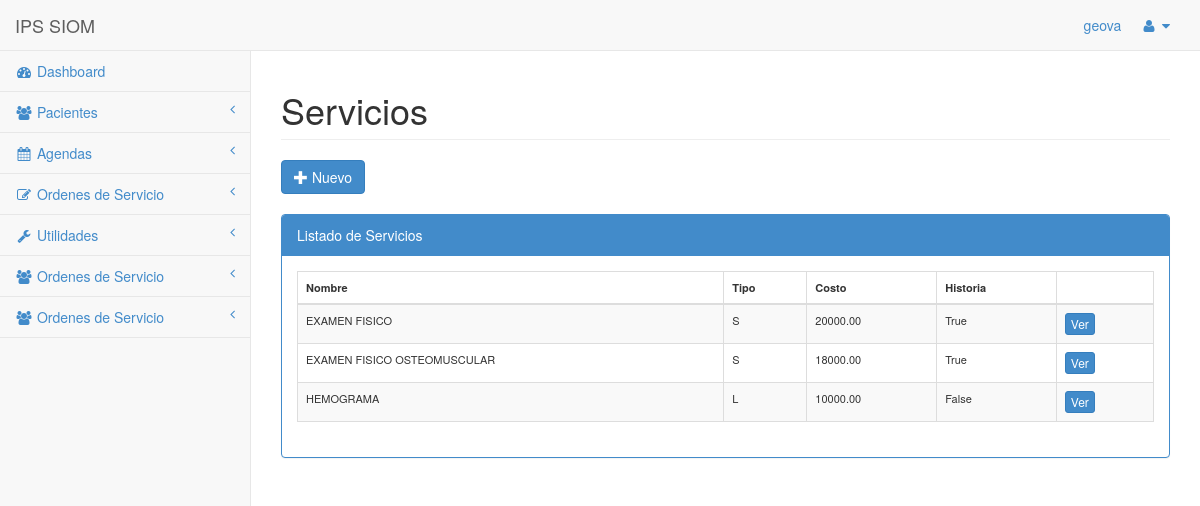
The page /servicios/ (signed in) on the database its author committed.
### mysite/apps/parametros/models.py (models this page shows, shortened)
class servicios(models.Model):
	opciones = (
		('S', 'Servicio'),
		('L', 'Laboratorio'),
    )
	nombre = models.CharField(max_length=100)
	tipo   = models.CharField(max_length=1, choices=opciones, default='S', verbose_name='Tipo')
	costo = models.DecimalField(max_digits=10, decimal_places=2,verbose_name='Valor Unitario')
	historia = models.BooleanField(default=False)

### mysite/apps/parametros/views.py (the view)
# urls.py: url(r'^servicios/$','servicios_view',name='vista_servicios'),
@login_required(login_url=URL_LOGIN)
def servicios_view(request):
	lista_servicios = servicios.objects.all().order_by('nombre') # Select * from ventas_productos where status = True
	ctx = {'servicios':lista_servicios}
	return render_to_response('home/servicios.html',ctx,context_instance=RequestContext(request))

### mysite/templates/home/servicios.html (shortened to what this page needs)
{% extends 'home/base.html' %}
{%block content %}
<div class="row">
	<div class="col-lg-12">
	    <h1 class="page-header">Servicios</h1>
	</div>
</div>
{% if user.is_authenticated and user.is_staff %}
	<a href="{% url "vista_agregar_procedimiento" %}" class="btn btn-primary"><i class="glyphicon glyphicon-plus"></i> Nuevo</a><br><br>
{% endif %}
<div class="row">
  <div class="col-lg-12">
	{% if servicios %}
		<div class="panel panel-primary">
		    <div class="panel-heading">
		        Listado de Servicios
		    </div>
		    <div class="panel-body">
		        <div class="table-responsive">
		            <table class="table table-striped table-bordered table-hover" id="dataTables-example">
			    	<thead>
				        <tr>
				          <th>Nombre</th>
				          <th>Tipo</th>
				          <th>Costo</th>
				          <th>Historia</th>
				          <th></th>
				        </tr>
			        </thead>
			        <tbody>
			    	{% for p in servicios %}
			 		<tr id="tr{{p.id}}">
						<td>{{ p.nombre}}</td>
						<td>{{ p.tipo }}</td>
						<td>{{ p.costo }}</td>
						<td>{{ p.historia }}</td>
						<td><a class="btn btn-primary btn-xs" href="/edit/procedimientos/{{p.id}}/">  Ver </a></td>
					</tr>
					{% endfor %}
					</tbody>
		    		</table>
		    	</div>
		    </div>
		</div>
	{% else %}
	<h2>No existen Procedimientos</h2>
	{% endif %}
	</div>
</div>
{% endblock %}

### mysite/templates/home/base.html (shortened to what this page needs)
<!DOCTYPE html>
<html>
<head>
    <link href="/static/css/bootstrap.min.css" rel="stylesheet">
    <link href="/static/font-awesome/css/font-awesome.css" rel="stylesheet">
    <link href="/static/css/redmond/jquery-ui-1.10.4.custom.css" rel="stylesheet">
    <link href="/static/css/geova.css" rel="stylesheet">
    <link href='/static/css/fullcalendar.css' rel='stylesheet' />
    <link href='/static/css/fullcalendar.print.css' rel='stylesheet' media='print' />
    <link href="/static/css/plugins/dataTables/dataTables.bootstrap.css" rel="stylesheet">
    <link href="/static/css/plugins/dataTables/dataTables.tableTools.css" rel="stylesheet">
    <link href="/static/css/select2.css" rel="stylesheet">
    <link href="/static/css/select2-bootstrap.css" rel="stylesheet">
    <link href="/static/css/sb-admin.css" rel="stylesheet">
</head>
<body>
    <div id="wrapper">
        <nav class="navbar navbar-default navbar-fixed-top" role="navigation" style="margin-bottom: 0">
            <div class="navbar-header">
                <a class="navbar-brand" href="/">IPS SIOM</a>
            </div>
            <ul class="nav navbar-top-links navbar-right">
                <a href="#">{{user}}</a>
                <li class="dropdown">
                    <a class="dropdown-toggle" data-toggle="dropdown" href="#">
                        <i class="fa fa-user fa-fw"></i>  <i class="fa fa-caret-down"></i>
                    </a>
                </li>
            </ul>
            <div class="navbar-default navbar-static-side" role="navigation">
                <div class="sidebar-collapse">
                    <ul class="nav" id="side-menu">
                        {% if perms.home.es_administrador or perms.home.es_coordinador_plataforma or perms.home.es_coordinador_endoscopia or perms.home.es_auxiliar_plataforma or perms.home.es_auxiliar_endoscopia %}
                        <li>
                            <a href="/"><i class="fa fa-dashboard fa-fw"></i> Dashboard</a>
                        </li>
                        <li>
                            <a href="#"><i class="fa fa-users fa-fw"></i> Pacientes<span class="fa arrow"></span></a>
                        </li>
                        {% endif %}
                        {% if perms.home.es_administrador or perms.home.es_coordinador_plataforma or perms.home.es_coordinador_endoscopia or perms.home.es_auxiliar_plataforma or perms.home.es_auxiliar_endoscopia or perms.home.es_doctor %}
                        <li>
                            <a href="#"><i class="fa fa-calendar fa-fw"></i> Agendas<span class="fa arrow"></span></a>
                        </li>
                        {% endif %}
                        {% if perms.home.es_administrador or perms.home.es_coordinador_plataforma or perms.home.es_coordinador_endoscopia or perms.home.es_auxiliar_plataforma or perms.home.es_auxiliar_endoscopia %}
                        <li>
                            <a href="#"><i class="fa fa-edit fa-fw"></i> Ordenes de Servicio<span class="fa arrow"></span></a>
                        </li>
                        {% endif %}
                        {% if user.is_staff or perms.home.es_administrador %}
                        <li>
                            <a href="#"><i class="fa fa-wrench fa-fw"></i> Utilidades<span class="fa arrow"></span></a>
                        </li>
                        {% endif %}
                        {% if perms.home.es_coordinador_general %}
                            <li>
                                <a href="#"><i class="fa fa-users fa-fw"></i> Ordenes de Servicio<span class="fa arrow"></span></a>
                            </li>
                        {% endif %}
                        {% if perms.home.es_auxiliar_contabilidad %}
                            <li>
                                <a href="#"><i class="fa fa-users fa-fw"></i> Ordenes de Servicio<span class="fa arrow"></span></a>
                            </li>
                        {% endif %}
                    </ul>
                </div>
            </div>
        </nav>
        <div id="page-wrapper">
            {% block content %}
            {% endblock %}
        </div>
    </div>
</body>
</html>

### mysite/static/static/css/geova.css (style rules this page uses)
table { font-size:11px; }

### mysite/static/static/css/sb-admin.css (style rules this page uses)
body { background-color: #f8f8f8; padding-top: 100px; }
@media (min-width:768px) { body { padding-top: 50px; } }
#wrapper { width: 100%; }
#page-wrapper { padding: 0 15px; min-height: 568px; background-color: #fff; }
@media (min-width:768px) { #page-wrapper { position: inherit; margin: 0 0 0 250px; padding: 0 30px; min-height: 1300px; border-left: 1px solid #e7e7e7; } }
.navbar-static-side ul li { border-bottom: 1px solid #e7e7e7; }
.navbar-top-links li { display: inline-block; }
.navbar-top-links li:last-child { margin-right: 15px; }
.navbar-top-links li a { padding: 15px; min-height: 50px; }
.arrow { float: right; }
.fa.arrow:before { content: "\f104"; }
@media (min-width:768px) { .navbar-static-side { z-index: 1; position: absolute; width: 250px; margin-top: 51px; } }

### mysite/static/static/css/fullcalendar.print.css (style rules this page uses)
th, td, hr, thead, tbody, .fc-row { border-color: #ccc !important; background: #fff !important; }

### rows shown on the page
servicios: nombre "EXAMEN FISICO", tipo "S", costo "20000.00", historia "True"
servicios: nombre "EXAMEN FISICO OSTEOMUSCULAR", tipo "S", costo "18000.00", historia "True"
servicios: nombre "HEMOGRAMA", tipo "L", costo "10000.00", historia "False"

### other values the page prints
{{ user }} "geova"
